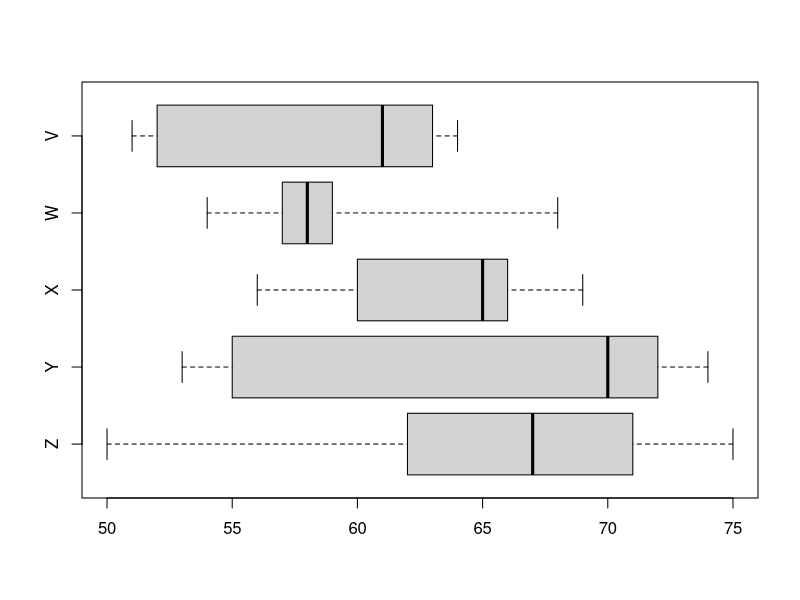

Here is the R script that generated this plot:
## ---- chunk 1

bottom = sample(c(10,20,30,40,50,60,70,80),1)
while(T){
  boxes = apply(matrix(sample(0:25+bottom,25),nrow=5),1,sort)
  iqrs = apply(boxes,2,function(x){x[4]-x[2]})
  siq = sort(iqrs)
  mis = apply(boxes,2,min)
  mas = apply(boxes,2,max)
  mes = apply(boxes,2,function(x){x[3]})
  if(max(boxes)-min(boxes)==25 & siq[2]-siq[1]>3 & siq[5]-siq[4]>3 ){break}
}

ans1 = paste0((mas==max(mas))*1,collapse="")
ans2 = paste0((mis==min(mis))*1,collapse="")
ans3 = paste0((mes==max(mes))*1,collapse="")
ans4 = paste0((mes==min(mes))*1,collapse="")
ans5 = paste0((iqrs==max(iqrs))*1,collapse="")
ans6 = paste0((iqrs==min(iqrs))*1,collapse="")
## ---- chunk 2
bp = boxplot(boxes,horizontal=T,range=0,names=c("V","W","X","Y","Z"),at=5:1)
